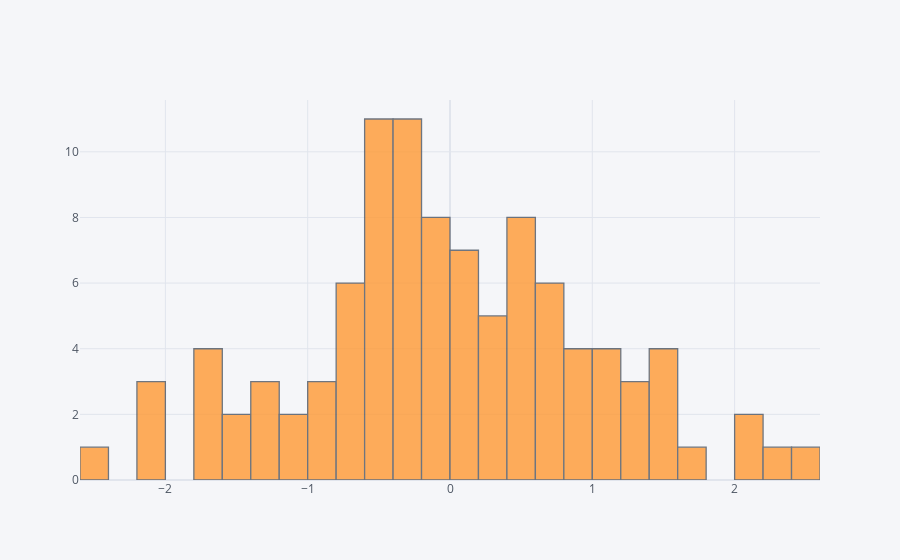

Notebook source saved alongside this figure:
### Markdown cell above
## Histogram

### Code cell
df['A'].iplot(kind='hist',bins=25)

### Figure 1 — Plotly figure (JSON) as saved in the notebook; plotly's stock layout.template omitted (floating-point values rounded to 4 significant figures)
{"data": [{"histfunc": "count", "histnorm": "", "marker": {"color": "rgba(255, 153, 51, 1.0)", "line": {"color": "#4D5663", "width": 1.3}}, "name": "A", "nbinsx": 25, "opacity": 0.8, "orientation": "v", "type": "histogram", "x": [0.1895, -0.4394, 1.524, 0.03645, -0.4802, -0.3294, -0.8337, 2.11, -2.177, -1.455, -0.3946, -0.7959, -2.194, -0.3187, -1.076, 0.5161, 0.5354, 0.2447, 2.159, -2.46, 2.203, 0.1274, -0.7426, -0.7089, -1.737, -0.3278, -0.01916, -0.1035, 0.443, -0.3022, -0.2654, 1.118, -0.6556, -2.051, -0.007284, -1.735, 0.6526, 0.8797, -0.4045, 0.4002, 1.35, -1.681, 0.3769, 1.53, 0.2738, 0.1186, 0.19, 1.24, -0.01307, -0.4343, -0.2277, -0.08712, -1.395, -1.135, 1.717, -0.8202, -0.421, -0.06266, -0.1076, -0.4675, 0.4653, 0.05686, 0.6689, -1.375, 1.064, 1.003, -0.4756, -0.7573, 1.553, 0.9327, -0.5433, 0.9376, 0.648, -1.619, 0.4247, 0.4443, -0.443, -0.3314, -0.5164, -0.1426, 0.3486, 2.491, -1.271, 1.244, -0.2531, 0.3986, 1.559, -0.8452, 0.6245, -0.2084, -1.559, 1.003, 0.6678, 0.902, 0.4922, -0.2537, 0.7236, 0.04676, -0.5976, -0.7892]}], "layout": {"barmode": "overlay", "legend": {"bgcolor": "#F5F6F9", "font": {"color": "#4D5663"}}, "paper_bgcolor": "#F5F6F9", "plot_bgcolor": "#F5F6F9", "title": {"font": {"color": "#4D5663"}}, "xaxis": {"gridcolor": "#E1E5ED", "showgrid": true, "tickfont": {"color": "#4D5663"}, "title": {"font": {"color": "#4D5663"}, "text": ""}, "zerolinecolor": "#E1E5ED"}, "yaxis": {"gridcolor": "#E1E5ED", "showgrid": true, "tickfont": {"color": "#4D5663"}, "title": {"font": {"color": "#4D5663"}, "text": ""}, "zerolinecolor": "#E1E5ED"}}}
